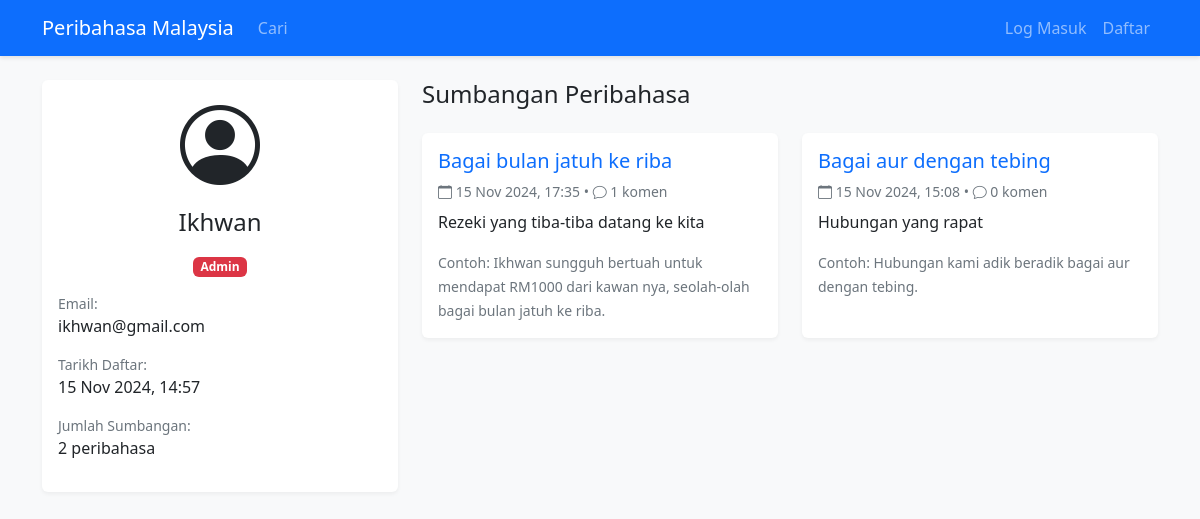
The app's page /public/profile.php?id=2 with its own data.
### tables this page shows
CREATE TABLE IF NOT EXISTS `users` (
  `id` int NOT NULL AUTO_INCREMENT,
  `username` varchar(50) NOT NULL,
  `email` varchar(100) NOT NULL,
  `password` varchar(255) NOT NULL,
  `role` enum('admin','moderator','contributor') NOT NULL DEFAULT 'contributor',
  `created_at` timestamp NULL DEFAULT CURRENT_TIMESTAMP,
  `updated_at` timestamp NULL DEFAULT CURRENT_TIMESTAMP ON UPDATE CURRENT_TIMESTAMP,
  `is_active` tinyint(1) NOT NULL DEFAULT '1',
  PRIMARY KEY (`id`),
  UNIQUE KEY `username` (`username`),
  UNIQUE KEY `email` (`email`)
);

CREATE TABLE IF NOT EXISTS `peribahasa` (
  `id` int NOT NULL AUTO_INCREMENT,
  `title` varchar(255) NOT NULL,
  `meaning` text NOT NULL,
  `example_usage` text,
  `status` enum('pending','approved','rejected') DEFAULT 'pending',
  `contributor_id` int DEFAULT NULL,
  `approved_by` int DEFAULT NULL,
  `created_at` timestamp NULL DEFAULT CURRENT_TIMESTAMP,
  `updated_at` timestamp NULL DEFAULT CURRENT_TIMESTAMP ON UPDATE CURRENT_TIMESTAMP,
  PRIMARY KEY (`id`),
  KEY `contributor_id` (`contributor_id`),
  KEY `approved_by` (`approved_by`),
  CONSTRAINT `peribahasa_ibfk_1` FOREIGN KEY (`contributor_id`) REFERENCES `users` (`id`),
  CONSTRAINT `peribahasa_ibfk_2` FOREIGN KEY (`approved_by`) REFERENCES `users` (`id`)
);

### includes/functions.php (called while the page is built, shortened)
<?php
function h($text) {
    return htmlspecialchars($text, ENT_QUOTES, 'UTF-8');
}
function url($path = '') {
    $path = ltrim($path, '/');
    $protocol = isset($_SERVER['HTTPS']) && $_SERVER['HTTPS'] === 'on' ? 'https://' : 'http://';
    return $protocol . BASE_URL . ($path ? '/' . $path : '');
}
function is_logged_in() {
    return isset($_SESSION['user']);
}
function format_date($date) {
    return date('d M Y, H:i', strtotime($date));
}

### public/profile.php (the view, shortened to what this page needs)
<?php
require_once '../includes/functions.php';
$user_id = isset($_GET['id']) ? (int)$_GET['id'] : 0;
$db = new Database();
$conn = $db->getConnection();
$user = null;
$contributions = [];
try {
    $stmt = $conn->prepare("
        SELECT id, username, email, role, created_at,
        (SELECT COUNT(*) FROM peribahasa WHERE contributor_id = users.id AND status = 'approved') as contribution_count
        FROM users
        WHERE id = ?
    ");
    $stmt->execute([$user_id]);
    $user = $stmt->fetch(PDO::FETCH_ASSOC);
    $stmt = $conn->prepare("
        SELECT p.*,
               (SELECT COUNT(*) FROM comments WHERE peribahasa_id = p.id) as comment_count
        FROM peribahasa p
        WHERE p.contributor_id = ?
        AND p.status = 'approved'
        ORDER BY p.created_at DESC
    ");
    $stmt->execute([$user_id]);
    $contributions = $stmt->fetchAll(PDO::FETCH_ASSOC);
} catch (PDOException $e) {
    error_log($e->getMessage());
    $error = 'Error fetching user data';
}
?>
<!DOCTYPE html>
<html lang="ms">
<head>
    <link href="https://cdn.jsdelivr.net/npm/bootstrap@5.3.0/dist/css/bootstrap.min.css" rel="stylesheet">
    <link href="https://cdn.jsdelivr.net/npm/bootstrap-icons@1.7.2/font/bootstrap-icons.css" rel="stylesheet">
    <link href="../assets/css/style.css" rel="stylesheet">
</head>
<body>
    <nav class="navbar navbar-expand-lg navbar-dark bg-primary">
        <div class="container">
            <a class="navbar-brand" href="<?= url('') ?>"><?= SITE_NAME ?></a>
            <div class="collapse navbar-collapse" id="navbarNav">
                <ul class="navbar-nav me-auto">
                    <li class="nav-item">
                        <a class="nav-link" href="<?= url('public/search.php') ?>">Cari</a>
                    </li>
                </ul>
                <ul class="navbar-nav">
                    <?php if (is_logged_in()): ?>
                        <li class="nav-item">
                            <a class="nav-link" href="<?= url('auth/logout.php') ?>">Log Keluar</a>
                        </li>
                    <?php else: ?>
                        <li class="nav-item">
                            <a class="nav-link" href="<?= url('auth/login.php') ?>">Log Masuk</a>
                        </li>
                        <li class="nav-item">
                            <a class="nav-link" href="<?= url('auth/register.php') ?>">Daftar</a>
                        </li>
                    <?php endif; ?>
                </ul>
            </div>
        </div>
    </nav>
    <div class="container py-4">
        <?php if ($user): ?>
            <div class="row">
                <div class="col-md-4 mb-4">
                    <div class="card">
                        <div class="card-body">
                            <div class="text-center mb-3">
                                <i class="bi bi-person-circle display-1"></i>
                            </div>
                            <h2 class="card-title h4 text-center mb-3"><?= h($user['username']) ?></h2>
                            <div class="mb-3 text-center">
                                <span class="badge bg-<?= $user['role'] === 'admin' ? 'danger' : ($user['role'] === 'moderator' ? 'success' : 'primary') ?>">
                                    <?= ucfirst(h($user['role'])) ?>
                                </span>
                            </div>
                            <div class="mb-3">
                                <small class="text-muted d-block">Email:</small>
                                <?= h($user['email']) ?>
                            </div>
                            <div class="mb-3">
                                <small class="text-muted d-block">Tarikh Daftar:</small>
                                <?= format_date($user['created_at']) ?>
                            </div>
                            <div class="mb-3">
                                <small class="text-muted d-block">Jumlah Sumbangan:</small>
                                <?= h($user['contribution_count']) ?> peribahasa
                            </div>
                        </div>
                    </div>
                </div>
                <div class="col-md-8">
                    <h3 class="h4 mb-4">Sumbangan Peribahasa</h3>
                    <?php if (empty($contributions)): ?>
                        <div class="alert alert-info">
                            Pengguna ini belum membuat sebarang sumbangan.
                        </div>
                    <?php else: ?>
                        <div class="row row-cols-1 row-cols-md-2 g-4">
                            <?php foreach ($contributions as $peribahasa): ?>
                                <div class="col">
                                    <div class="card h-100">
                                        <div class="card-body">
                                            <h5 class="card-title">
                                                <a href="<?= url('public/view.php?id=' . $peribahasa['id']) ?>"
                                                   class="text-decoration-none">
                                                    <?= h($peribahasa['title']) ?>
                                                </a>
                                            </h5>
                                            <p class="card-text text-muted small mb-2">
                                                <i class="bi bi-calendar"></i> <?= format_date($peribahasa['created_at']) ?>
                                                &bull;
                                                <i class="bi bi-chat"></i> <?= h($peribahasa['comment_count']) ?> komen
                                            </p>
                                            <p class="card-text"><?= h($peribahasa['meaning']) ?></p>
                                            <?php if ($peribahasa['example_usage']): ?>
                                                <p class="card-text"><small class="text-muted">Contoh: <?= h($peribahasa['example_usage']) ?></small></p>
                                            <?php endif; ?>
                                        </div>
                                    </div>
                                </div>
                            <?php endforeach; ?>
                        </div>
                    <?php endif; ?>
                </div>
            </div>
        <?php endif; ?>
    </div>
</body>
</html>

### assets/css/style.css (style rules this page uses)
body { background-color: #f8f9fa; }
.navbar { box-shadow: 0 2px 4px rgba(0,0,0,.1); }
.card { border: none; box-shadow: 0 2px 4px rgba(0,0,0,.05); transition: transform 0.2s; }
.text-muted { color: #6c757d !important; }

### records on screen
users: username "Ikhwan", role "Admin", email "ikhwan@gmail.com", created_at "15 Nov 2024, 14:57"
peribahasa: title "Bagai bulan jatuh ke riba", created_at "15 Nov 2024, 17:35", comment_count "1", meaning "Rezeki yang tiba-tiba datang ke kita", example_usage "Ikhwan sungguh bertuah untuk mendapat RM1000 dari kawan nya, seolah-olah bagai bulan jatuh ke riba."
peribahasa: title "Bagai aur dengan tebing", created_at "15 Nov 2024, 15:08", comment_count "0", meaning "Hubungan yang rapat", example_usage "Hubungan kami adik beradik bagai aur dengan tebing."

### other values on screen
SITE_NAME "Peribahasa Malaysia"
$user['contribution_count'] "2"
